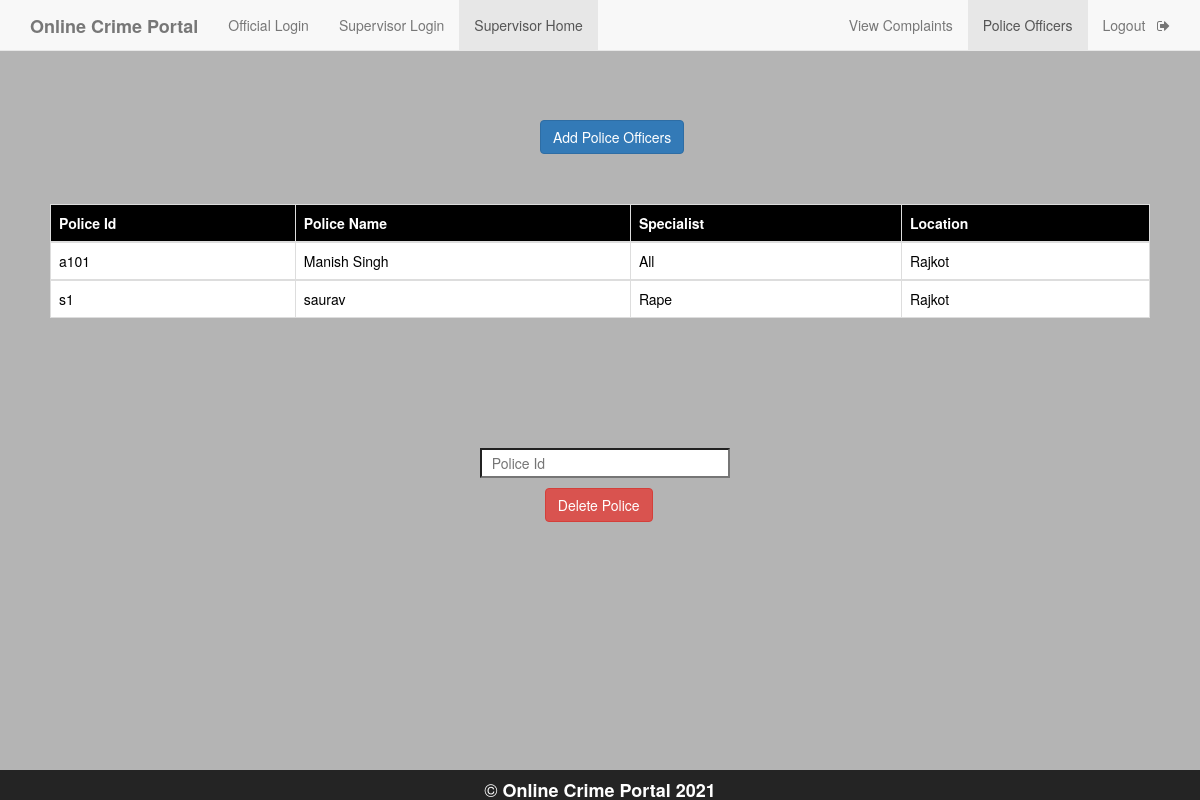
/incharge_view_police.php (signed in), run on the app's committed database.
### tables this page shows
CREATE TABLE `police` (
  `p_name` varchar(50) NOT NULL,
  `p_id` varchar(50) NOT NULL,
  `spec` varchar(50) NOT NULL,
  `location` varchar(50) NOT NULL,
  `p_pass` varchar(50) NOT NULL
);

### incharge_view_police.php (the view, shortened to what this page needs)
<!DOCTYPE html>
<html>
<head>
    <?php
    $conn=mysqli_connect("localhost","root","","crime_portal");
    mysqli_select_db($conn,"crime_portal");
    $i_id=$_SESSION['email'];
    $result1=mysqli_query($conn,"SELECT location FROM police_station where i_id='$i_id'");
    $q2=mysqli_fetch_assoc($result1);
    $location=$q2['location'];
    $result=mysqli_query($conn,"select p_id,p_name,spec,location from police where location='$location'");
    ?>
	<link rel="stylesheet" type="text/css" href="https://maxcdn.bootstrapcdn.com/bootstrap/3.3.5/css/bootstrap.min.css">
	<link rel="stylesheet" type="text/css" href="https://maxcdn.bootstrapcdn.com/font-awesome/4.4.0/css/font-awesome.min.css">
</head>
<body style="background-color: #b4b4b4">
	<nav  class="navbar navbar-default navbar-fixed-top">
  <div class="container">
    <div class="navbar-header">
      <a class="navbar-brand" href="home.php"><b>Online Crime Portal</b></a>
    </div>
    <div id="navbar" class="collapse navbar-collapse">
      <ul class="nav navbar-nav">
        <li><a href="official_login.php">Official Login</a></li>
        <li><a href="inchargelogin.php">Supervisor Login</a></li>
        <li class="active"><a href="incharge_view_police.php">Supervisor Home</a></li>
      </ul>
      <ul class="nav navbar-nav navbar-right">
        <li><a href="Incharge_complain_page.php">View Complaints</a></li>
        <li class="active" ><a href="incharge_view_police.php">Police Officers</a></li>
        <li><a href="inc_logout.php">Logout &nbsp <i class="fa fa-sign-out" aria-hidden="true"></i></a></li>
      </ul>
    </div>
  </div>
 </nav>
 <div  style="margin-top: 10%;margin-left: 45%">
   <a href="police_add.php"><input  type="button" name="add" value="Add Police Officers" class="btn btn-primary"></a>
 </div>
    <div style="padding:50px;">
   <table class="table table-bordered">
    <thead class="thead-dark" style="background-color: black; color: white;">
      <tr>
        <th scope="col">Police Id</th>
        <th scope="col">Police Name</th>
        <th scope="col">Specialist</th>
        <th scope="col">Location</th>
      </tr>
    </thead>
<?php
      while($rows=mysqli_fetch_assoc($result)){
    ?>
    <tbody style="background-color: white; color: black;">
      <tr>
        <td><?php echo $rows['p_id']; ?></td>
        <td><?php echo $rows['p_name']; ?></td>
        <td><?php echo $rows['spec']; ?></td>
        <td><?php echo $rows['location']; ?></td>
      </tr>
    </tbody>
    <?php
    }
    ?>
</table>
 </div>
    <form style="margin-top: 5%; margin-left: 40%;" method="post">
      <input type="text" name="pid" style="width: 250px; height: 30px; background-color:white;" placeholder="&nbsp Police Id" id="ciid" onfocusout="f1()" required>
        <div>
      <input class="btn btn-danger" type="submit" value="Delete Police" name="s2" style="margin-top: 10px; margin-left: 9%;">
        </div>
    </form>
<div style="position: fixed;
   left: 0;
   bottom: 0;
   width: 100%;
   height: 30px;
   background-color: rgba(0,0,0,0.8);
   color: white;
   text-align: center;">
  <h4 style="color: white;">&copy <b>Online Crime Portal 2021</b></h4>
</div>
</body>
</html>

### data on the page
police: p_id "a101", p_name "Manish Singh", spec "All", location "Rajkot"
police: p_id "s1", p_name "saurav", spec "Rape", location "Rajkot"
